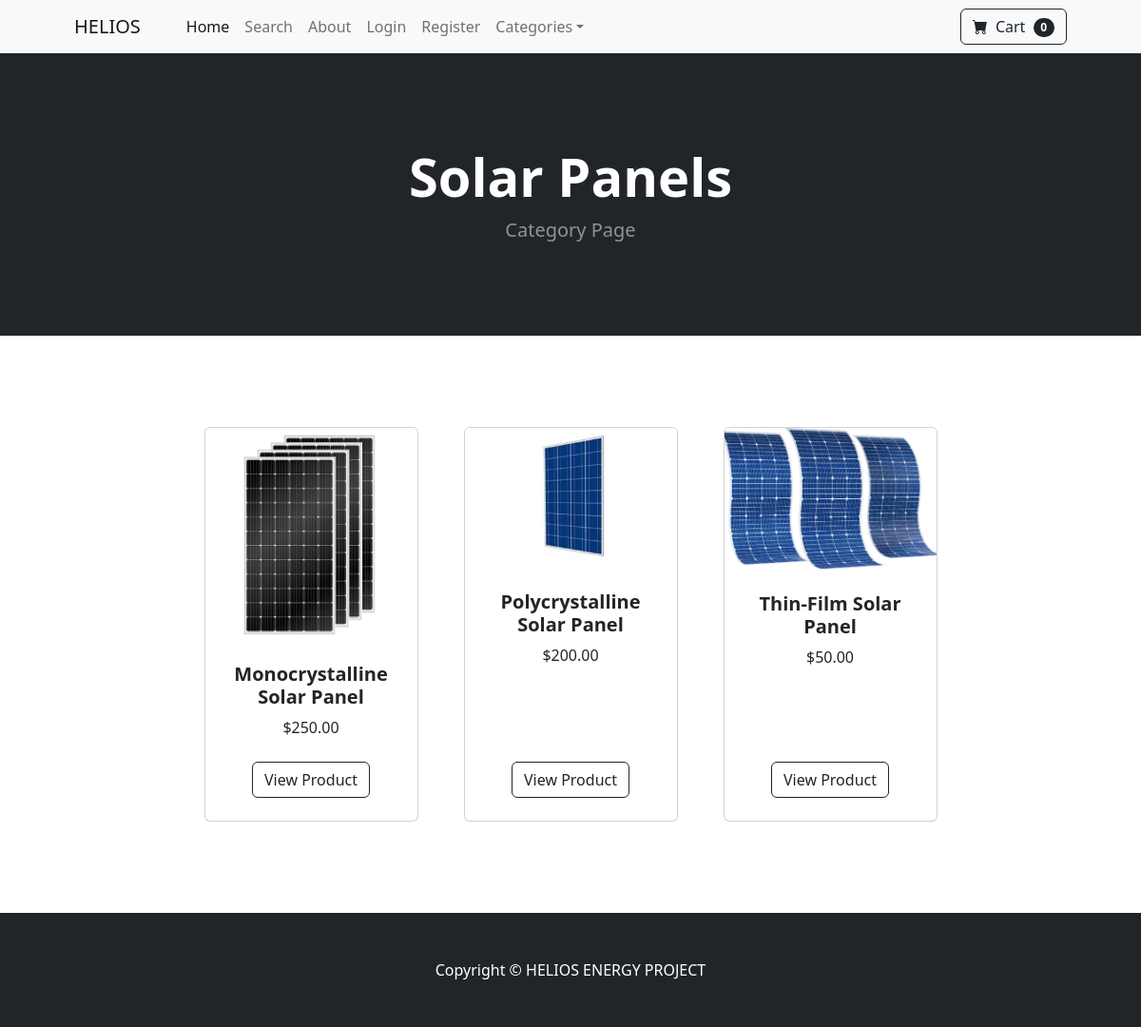
The page /category/Solar Panels on the database as committed earlier.
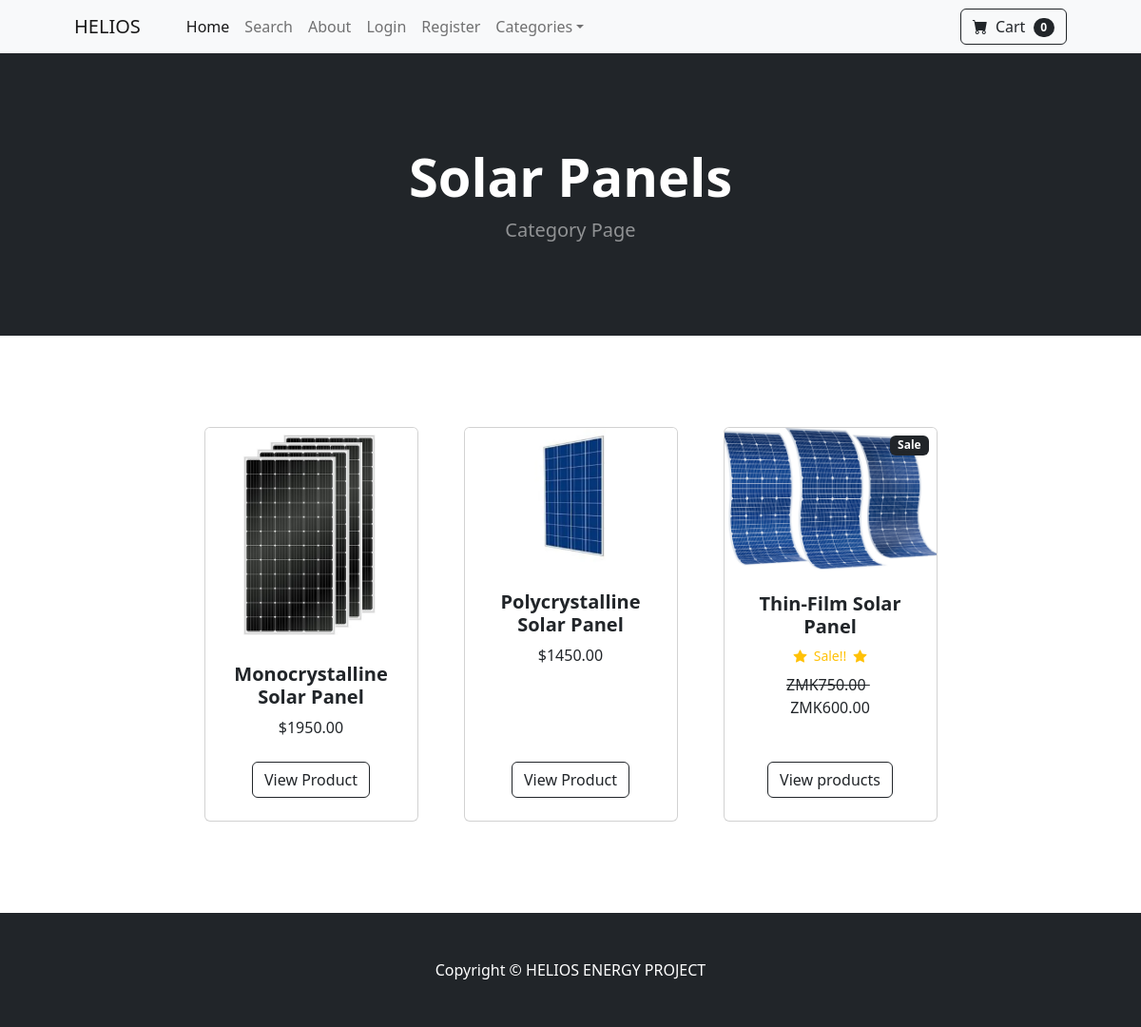
The same page on the database as committed later.
### store/models.py (models this page shows, shortened)
class Product(models.Model):
    name = models.CharField(max_length=100)
    price = models.DecimalField(default=0, max_digits=10, decimal_places=2)
    description = models.CharField(max_length=1000, default='', blank=True, null=True )
    category = models.ForeignKey(Category, on_delete=models.CASCADE, default=1)
    image = models.ImageField(upload_to='uploads/products/')
    is_sale = models.BooleanField(default=False)
    sale_price = models.DecimalField(default=0, max_digits=10, decimal_places=2)

### store/views.py (the view)
# urls.py: path('category/<str:foo>', views.category, name='category'),
def category(request, foo):
    foo = foo.replace('-', ' ')
    try:
        category = Category.objects.get(name=foo)
        products = Product.objects.filter(category=category)
        return render(request, 'category.html', {'products': products, 'category': category})
    except:
        messages.success(request, 'Category does not exist')
        return redirect('home')

### cart/cart.py (called while the page is built)
    def __len__(self):
        return len(self.cart)

### cart/context_processors.py (called while the page is built)
def cart(request):
    return {'cart': Cart(request)}

### store/models.py (called while the page is built)
    def __str__(self):
        return self.name

### store/templates/category.html
{% extends 'base.html' %}
{% block content %}
        <header class="bg-dark py-5">
            <div class="container px-4 px-lg-5 my-5">
                <div class="text-center text-white">
                    <h1 class="display-4 fw-bolder">{{ category }}</h1>
                    <p class="lead fw-normal text-white-50 mb-0">Category Page</p>
                </div>
            </div>
        </header>
        <section class="py-5">
            <div class="container px-4 px-lg-5 mt-5">
                <div class="row gx-4 gx-lg-5 row-cols-2 row-cols-md-3 row-cols-xl-4 justify-content-center">
                    {% for product in products %}
                        {% if product.is_sale %}
                        <div class="col mb-5">
                            <div class="card h-100">
                                <div class="badge bg-dark text-white position-absolute" style="top: 0.5rem; right: 0.5rem">Sale</div>
                                <img class="card-img-top" src="{{product.image.url}}" alt="..." />
                                <div class="card-body p-4">
                                    <div class="text-center">
                                        <h5 class="fw-bolder">{{ product.name }}</h5>
                                        <div class="d-flex justify-content-center small text-warning mb-2">
                                        <div class="bi-star-fill"></div>
                                        &nbsp;&nbsp;Sale!!&nbsp;&nbsp;
                                        <div class="bi-star-fill"></div>
                                        </div>
                                        <strike>
                                        ZMK{{ product.price }}
                                        </strike>
                                        &nbsp;
                                        ZMK{{ product.sale_price }}
                                    </div>
                                </div>
                                <div class="card-footer p-4 pt-0 border-top-0 bg-transparent">
                                    <div class="text-center"><a class="btn btn-outline-dark mt-auto" href="{% url 'product' product.id %}">View products</a></div>
                                </div>
                            </div>
                        </div>
                        {% else %}
                    <div class="col mb-5">
                        <div class="card h-100">
                            <img class="card-img-top" src="{{product.image.url}}" alt="..." />
                            <div class="card-body p-4">
                                <div class="text-center">
                                    <h5 class="fw-bolder">{{ product.name }}</h5>
                                    ${{ product.price }}
                                </div>
                            </div>
                            <div class="card-footer p-4 pt-0 border-top-0 bg-transparent">
                                <div class="text-center"><a class="btn btn-outline-dark mt-auto" href="{% url 'product' product.id %}">View Product</a></div>
                            </div>
                        </div>
                    </div>
                        {% endif %}
                    {% endfor %}
                </div>
            </div>
        </section>
{% endblock %}

Rows that differ between the two databases and show on the page:
changed Product "Monocrystalline Solar Panel": price "250.00" → "1950.00"
changed Product "Polycrystalline Solar Panel": price "200.00" → "1450.00"
changed Product "Thin-Film Solar Panel": image: picture added; sale_price (not shown) → "600.00"; image: picture removed; price "50.00" → "750.00"; is_sale "$ View Product" → "Sale Sale!! ZMK ZMK View products"
